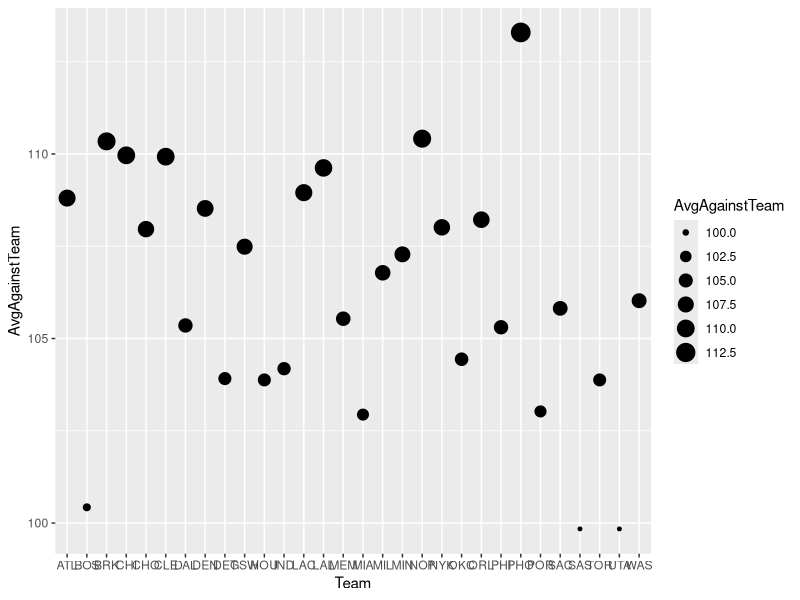
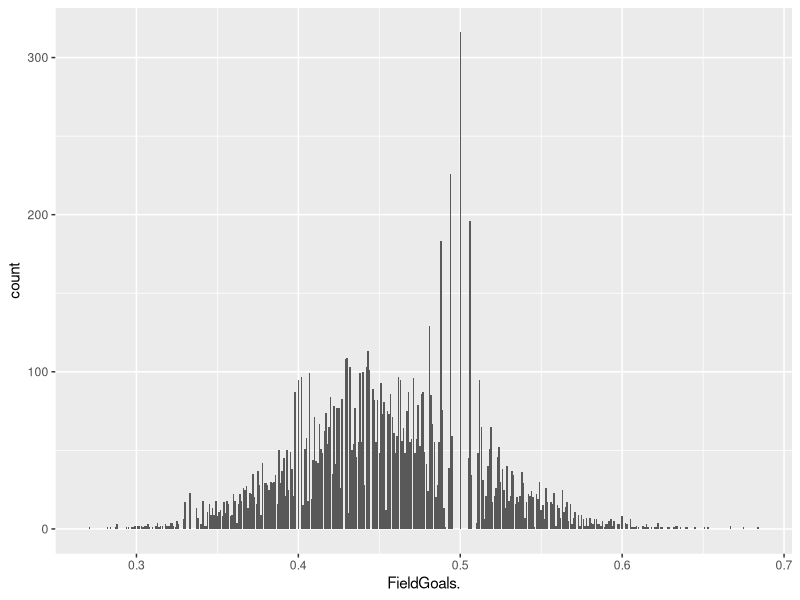
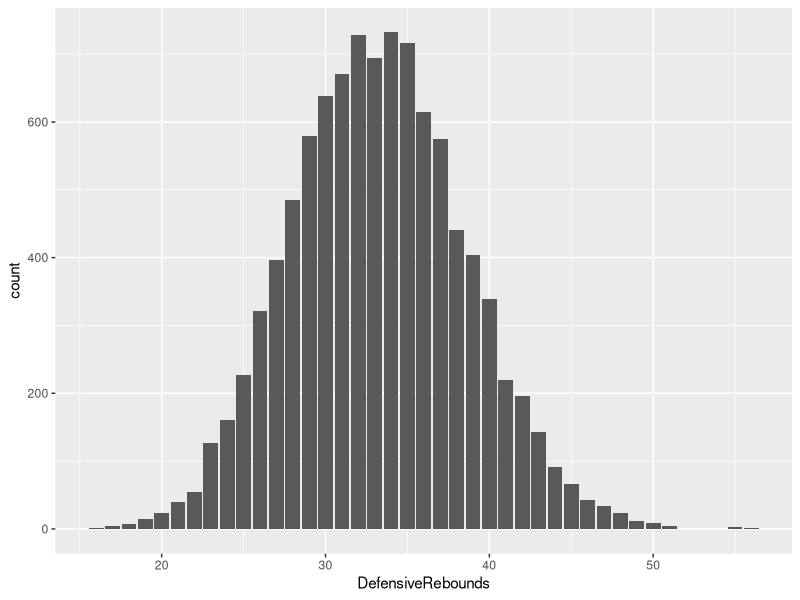
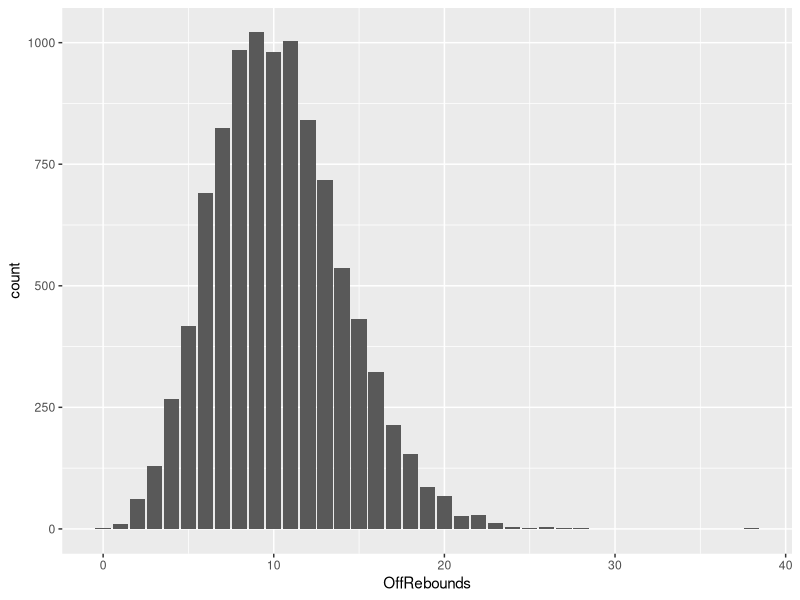
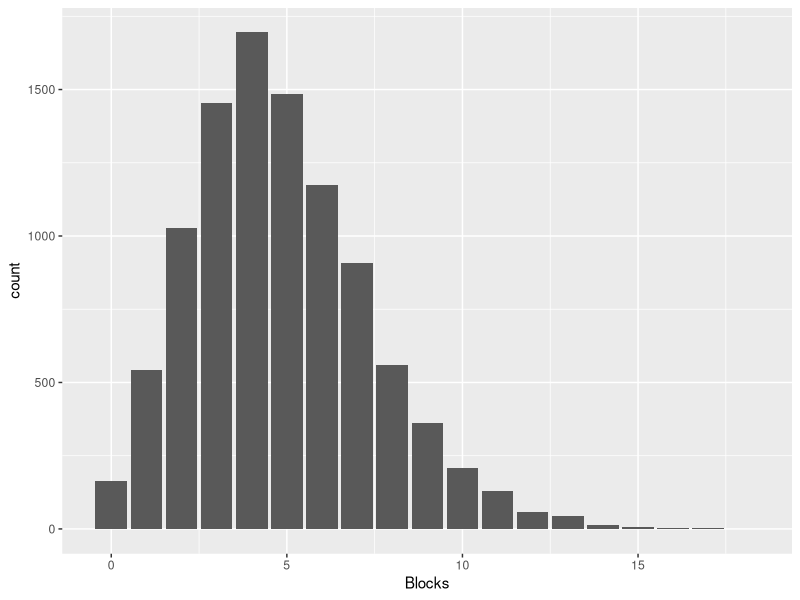
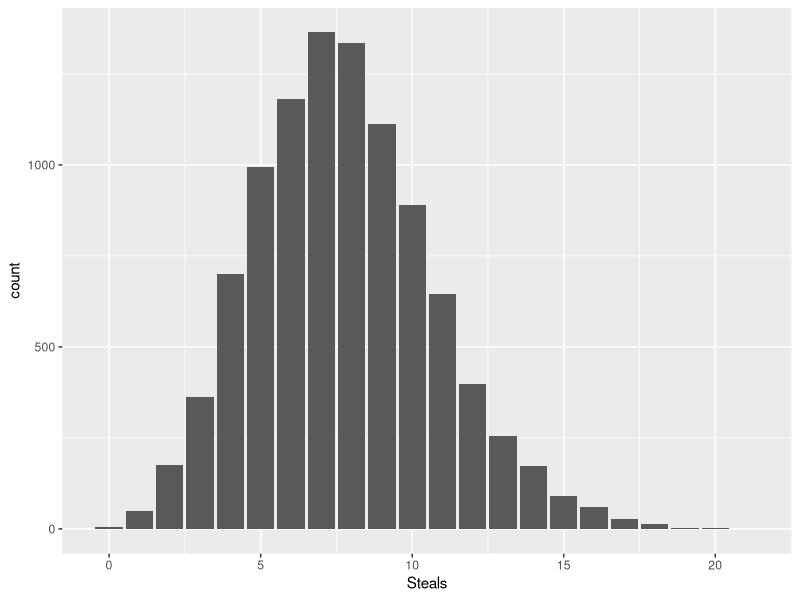
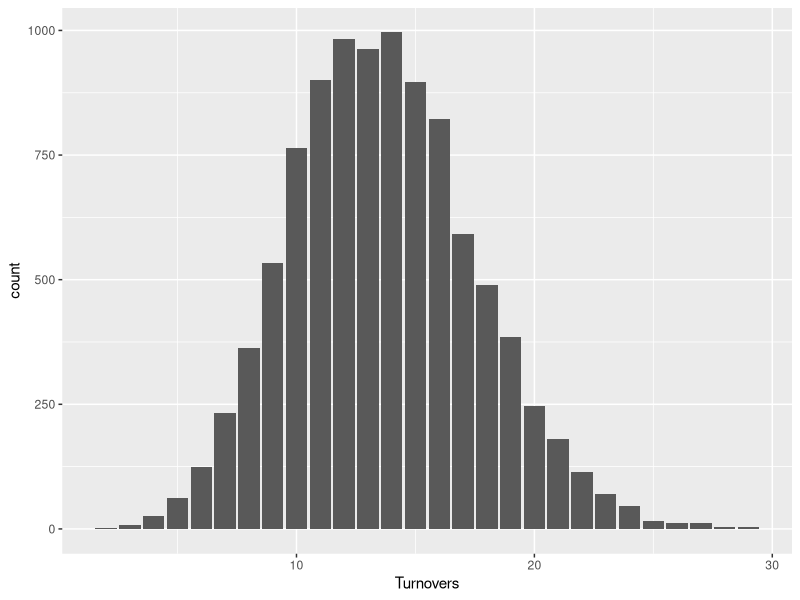
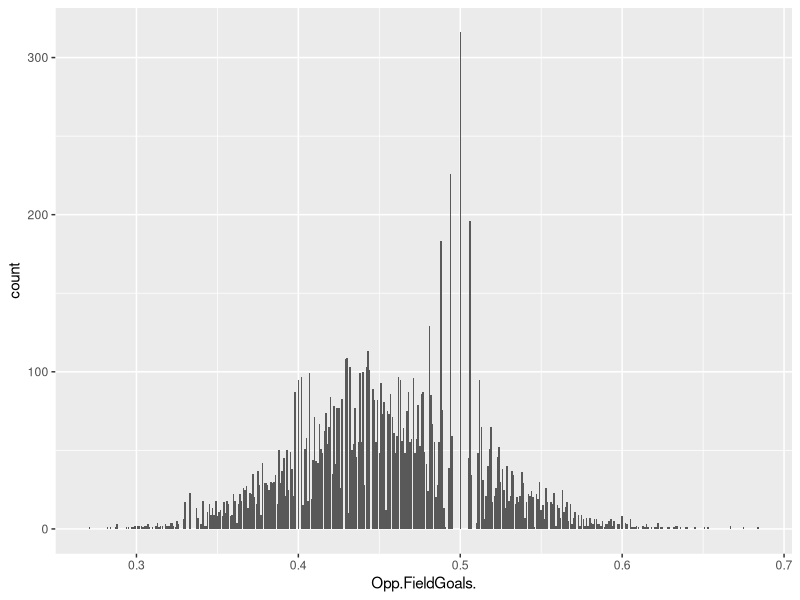

Here is the R script that generated these plots, in order:
library("dplyr")
library("tidyverse")
library("maps")
library("stringr")

nba_data <- read.csv("nba_games_stats.csv")

nba_data_season <- mutate(nba_data, SeasonYear = as.Date(Date, "%m/%d/%y"))

nba_data_season_14_15 <- filter(nba_data_season, SeasonYear <= "2015-04-15" )

nba_data_season_15_16 <- filter(nba_data_season, SeasonYear <= "2016-06-19") %>%
  filter(SeasonYear > "2015-04-15")

nba_data_season_16_17 <- filter(nba_data_season, SeasonYear <= "2017-06-19") %>%
  filter(SeasonYear > "2016-06-19")

nba_data_season_17_18 <- filter(nba_data_season, SeasonYear <= "2018-06-19") %>%
  filter(SeasonYear > "2017-06-19")



## Get average of points during the season 

avg_14_15 <- summarise(nba_data_season_14_15, AvgPoints = mean(TeamPoints), MedianPoints = median(TeamPoints))

avg_15_16 <- summarise(nba_data_season_15_16, AvgPoints = mean(TeamPoints), MedianPoints = median(TeamPoints))

avg_16_17 <- summarise(nba_data_season_16_17, AvgPoints = mean(TeamPoints), MedianPoints = median(TeamPoints))

avg_17_18 <- summarise(nba_data_season_17_18, AvgPoints = mean(TeamPoints), MedianPoints = median(TeamPoints))

## Get average of points during the season per team

avg_per_team_14_15 <- group_by(nba_data_season_14_15, Team) %>%
  summarise(AvgTeam = mean(TeamPoints), MedTeam = median(TeamPoints)) %>%
  mutate(Year = "14-15")

avg_per_team_15_16 <- group_by(nba_data_season_15_16, Team) %>%
  summarise(AvgTeam = mean(TeamPoints), MedTeam = median(TeamPoints)) %>%
  mutate(Year = "15-16")

avg_per_team_16_17 <- group_by(nba_data_season_16_17, Team) %>%
  summarise(AvgTeam = mean(TeamPoints), MedTeam = median(TeamPoints))  %>%
  mutate(Year = "16-17")

avg_per_team_17_18 <- group_by(nba_data_season_17_18, Team) %>%
  summarise(AvgTeam = mean(TeamPoints), MedTeam = median(TeamPoints))  %>%
  mutate(Year = "17-18")

## Get average of points allowed during the season per team

avg_pAgainst_team_14_15 <- group_by(nba_data_season_14_15, Team) %>%
  summarise(AvgAgainstTeam = mean(OpponentPoints), MedAgainstTeam = median(OpponentPoints)) %>%
  mutate(Year = "14-15")

avg_pAgainst_team_15_16 <- group_by(nba_data_season_15_16, Team) %>%
  summarise(AvgAgainstTeam = mean(OpponentPoints), MedAgainstTeam = median(OpponentPoints)) %>%
  mutate(Year = "15-16")

avg_pAgainst_team_16_17 <- group_by(nba_data_season_16_17, Team) %>%
  summarise(AvgAgainstTeam = mean(OpponentPoints), MedAgainstTeam = median(OpponentPoints)) %>%
  mutate(Year = "16-17")

avg_pAgainst_team_17_18 <- group_by(nba_data_season_17_18, Team) %>%
  summarise(AvgAgainstTeam = mean(OpponentPoints), MedAgainstTeam = median(OpponentPoints))  %>%
  mutate(Year = "17-18")


## Find the best defensive team per season
ggplot(data = avg_pAgainst_team_17_18) +
  geom_point(mapping = aes(x = Team, y = AvgAgainstTeam, size = AvgAgainstTeam))


all_seasons_avg_points_against <- rbind(avg_pAgainst_team_14_15, avg_pAgainst_team_15_16) %>%
  rbind(avg_pAgainst_team_16_17) %>%
  rbind(avg_pAgainst_team_17_18)


all_seasons_avg_points <- rbind(avg_per_team_14_15, avg_per_team_15_16) %>%
  rbind(avg_per_team_16_17) %>%
  rbind(avg_per_team_17_18)

## ## ## ## ## ## ## ## ## ## ## ## ## ## ## ## ## ## ## ## ## ## ## ## ## ## ## ##
## Make a plot of the best offensive teams and best defensive teams              ##
## Data sets are "all_seasons_avg_points" and "all_seasons_avg_points_against"   ##
##                                                                               ##  
## ## ## ## ## ## ## ## ## ## ## ## ## ## ## ## ## ## ## ## ## ## ## ## ## ## ## ##

## GSW 17-18 Best offense, SAS 15-16 Best Defense in our span
GSW_offensive_att <- filter(nba_data_season_17_18, Team == "GSW") %>%
  select(Team, FieldGoals, FieldGoalsAttempted, FieldGoals., X3PointShots, X3PointShotsAttempted, X3PointShots., FreeThrows., OffRebounds, Assists, Turnovers, Opp.TotalFouls) %>%
  group_by(Team) %>%
  summarise(FieldGoals. = mean(FieldGoals.), X3PointShots. = mean(X3PointShots.), FreeThrows. = mean(FreeThrows.), OffRebounds = mean(OffRebounds), Assists = mean(Assists), Turnovers = mean(Turnovers), Opp.TotalFouls = mean(Opp.TotalFouls)  )


SAS_defensive_att <- filter(nba_data_season_15_16, Team == 'SAS') %>%
  select(Team, Steals, Blocks, TotalFouls, TotalRebounds, OffRebounds, Opp.FieldGoals., Opp.3PointShots., Opp.FreeThrowsAttempted, Opp.Turnovers) %>%
  group_by(Team) %>%
  summarise(StealsAvg = mean(Steals), BlocksAvg = mean(Blocks), TotalFoulsAvg = mean(TotalFouls), DefensiveRebounds = mean(TotalRebounds - OffRebounds) ,OppFieldGoalsAvg = mean(Opp.FieldGoals.), Opp3PointShotsAvg = mean(Opp.3PointShots.), OppFreeThrowsAttAvg = mean(Opp.FreeThrowsAttempted), OppTurnoversAvg = mean(Opp.Turnovers))

nba_data_season <- mutate(nba_data_season, DefensiveRebounds = (TotalRebounds - OffRebounds))



## ## ## ## ## ## ## ## ## ## ## ## ## ## ## ## ## ## ## ## ## ## ## ## ## ## ## ## ## ##
## Data Science                                                                        ##
## This is the Data Science section in which we are going to group different values in ##
## buckets of information to make the NovelPlusMinusI1 statistic                       ##
##                                                                                     ##
## ## ## ## ## ## ## ## ## ## ## ## ## ## ## ## ## ## ## ## ## ## ## ## ## ## ## ## ## ##



## See the distribution to create buckets of information
ggplot(data = nba_data_season) +
  geom_bar(mapping = aes( x = FieldGoals.))

## See the distribution to create buckets of information
ggplot(data = nba_data_season) +
  geom_bar(mapping = aes(x = DefensiveRebounds))

## See the distribution to create buckets of information
ggplot(data = nba_data_season) +
  geom_bar(mapping = aes(x = OffRebounds))

## See the distribution to create buckets of information
ggplot(data = nba_data_season) +
  geom_bar(mapping = aes(x = Blocks))

## See the distribution to create buckets of information
ggplot(data = nba_data_season) +
  geom_bar(mapping = aes(x = Steals))

## See the distribution to create buckets of information
ggplot(data = nba_data_season) +
  geom_bar(mapping = aes(x = Turnovers))

## See the distribution to create buckets of information
ggplot(data = nba_data_season) +
  geom_bar(mapping = aes(x = Opp.FieldGoals.)) 

## Buckets for rebounds giving higher value to rebounds
## By using case statements we gave weight to different categpories where we weighted more the off and def rebounds.
nba_data_plus_minus <- mutate(nba_data_season, DefensiveReboundsCategory = case_when(
  DefensiveRebounds >= 45  ~ 4,
  DefensiveRebounds > 35 ~ 2,
  DefensiveRebounds >= 30 ~ 0,
  DefensiveRebounds > 25 ~ -1,
  TRUE ~ -2
))

nba_data_plus_minus <- mutate(nba_data_plus_minus, OffReboundsCategory = case_when(
  OffRebounds >= 20 ~ 2,
  OffRebounds > 12 ~ 1, 
  OffRebounds > 7 ~ 0,
  OffRebounds > 5 ~ -1,
  TRUE ~ -2
))

nba_data_plus_minus <- mutate(nba_data_plus_minus, BlocksCategory = case_when(
  Blocks >= 12 ~ 2,
  Blocks > 6 ~ 1,
  Blocks > 3 ~ 0,
  TRUE ~ -1
))

nba_data_plus_minus <- mutate(nba_data_plus_minus, StealsCategory = case_when(
  Steals >= 16 ~ 2.5,
  Steals > 13 ~ 2,
  Steals > 10 ~ 1,
  Steals > 7 ~ 0,
  Steals > 5 ~ -.5, 
  Steals > 3 ~ -1,
  TRUE ~ -2
))


## ## ## ## ## ## ## ## ## ## ## ## ## ## ## ## ## ## ## ## ##
## Check this for interactive data vis                      ##
## ## ## ## ## ## ## ## ## ## ## ## ## ## ## ## ## ## ## ## ##


## DefensiveIstat creation --> DefRebounds + steals + blocks - (5 * Opp.FieldGoals)

nba_inPlusMinStat <- mutate(nba_data_plus_minus, Defensive_i_stat = ((StealsCategory + DefensiveReboundsCategory + BlocksCategory) - (5 * Opp.FieldGoals.)))

ggplot(data = nba_inPlusMinStat) +
  geom_point(mapping = aes(x = Team, y = Defensive_i_stat)) 

## OffensiveIstat creation --> FieldGoals. * 10 + rebounds - TO/3

nba_inPlusMinStat <- mutate(nba_inPlusMinStat, Offensive_i_stat = ((20 * FieldGoals. + OffReboundsCategory) - (Turnovers / 3)))

nba_inPlusMinStat <- select(nba_inPlusMinStat, Team, SeasonYear, Defensive_i_stat, Offensive_i_stat)

nba_inPlusMinStat <- mutate(nba_inPlusMinStat , NovelPlusMinusI1 = (Offensive_i_stat + Defensive_i_stat))



## Find the real best offensive team per season


team_ranks_14_18 <- group_by(nba_inPlusMinStat, Team) %>%
  summarise(mean(NovelPlusMinusI1))



## Graph on how the total defensive attributes are compared to other teams
## This will answer our hypothesis of being a defensive team makes you win the championship
## If hypothesis is correct, graph other attributes

## If hypothesis is incorrect, look for other clues on what makes a champion


## For final plot you have to group by season then by team and then display data.

## Filter by season

nba_PlusMin_filtered <- select(nba_inPlusMinStat, Team, SeasonYear, NovelPlusMinusI1)

nba_PlusMin_14_15 <- filter(nba_PlusMin_filtered, SeasonYear <= "2015-04-15" )

nba_PlusMin_15_16 <- filter(nba_PlusMin_filtered, SeasonYear <= "2016-06-19") %>%
  filter(SeasonYear > "2015-04-15")

nba_PLusMin_16_17 <- filter(nba_PlusMin_filtered, SeasonYear <= "2017-06-19") %>%
  filter(SeasonYear > "2016-06-19")

nba_PlusMin_17_18 <- filter(nba_PlusMin_filtered, SeasonYear <= "2018-06-19") %>%
  filter(SeasonYear > "2017-06-19")


## Calculate average novel statistic for each team

nba_PlusMin_14_15 <- group_by(nba_PlusMin_14_15, Team) %>%
  summarise(AvgNovelStat = mean(NovelPlusMinusI1))

nba_PlusMin_15_16 <- group_by(nba_PlusMin_15_16, Team) %>%
  summarise(AvgNovelStat = mean(NovelPlusMinusI1))

nba_PLusMin_16_17 <- group_by(nba_PLusMin_16_17, Team) %>%
  summarise(AvgNovelStat = mean(NovelPlusMinusI1))

nba_PlusMin_17_18 <- group_by(nba_PlusMin_17_18, Team) %>%
  summarise(AvgNovelStat = mean(NovelPlusMinusI1))


## Create the 4 plots, one for each season

ggplot(nba_PlusMin_14_15) +
  geom_point(mapping = aes(x = Team, y = AvgNovelStat)) +
  labs(
    title = "Average Novel Statistic For Each Team, 2014-2015 Season",
    x = "Team",
    y = "Mean Novel Statistic"
  )


ggplot(nba_PlusMin_15_16) +
  geom_point(mapping = aes(x = Team, y = AvgNovelStat)) +
  labs(
    title = "Average Novel Statistic For Each Team, 2015-2016 Season",
    x = "Team",
    y = "Mean Novel Statistic"
  )


ggplot(nba_PLusMin_16_17) +
  geom_point(mapping = aes(x = Team, y = AvgNovelStat)) +
  labs(
    title = "Average Novel Statistic For Each Team, 2016-2017 Season",
    x = "Team",
    y = "Mean Novel Statistic"
  )


ggplot(nba_PlusMin_17_18) +
  geom_point(mapping = aes(x = Team, y = AvgNovelStat)) +
  labs(
    title = "Average Novel Statistic For Each Team, 2017-2018 Season",
    x = "Team",
    y = "Mean Novel Statistic"
  )
  
